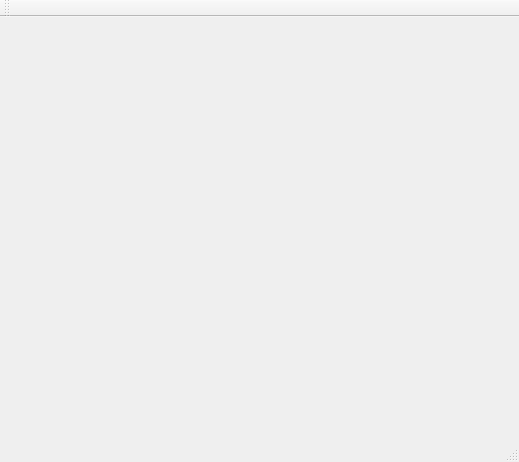
<?xml version="1.0" encoding="UTF-8"?>
<ui version="4.0">
 <class>MainWindow</class>
 <widget class="QMainWindow" name="MainWindow">
  <property name="geometry">
   <rect>
    <x>0</x>
    <y>0</y>
    <width>519</width>
    <height>462</height>
   </rect>
  </property>
  <property name="windowTitle">
   <string>MainWindow</string>
  </property>
  <widget class="QWidget" name="centralWidget"/>
  <widget class="QMenuBar" name="menuBar">
   <property name="geometry">
    <rect>
     <x>0</x>
     <y>0</y>
     <width>519</width>
     <height>22</height>
    </rect>
   </property>
  </widget>
  <widget class="QToolBar" name="mainToolBar">
   <attribute name="toolBarArea">
    <enum>TopToolBarArea</enum>
   </attribute>
   <attribute name="toolBarBreak">
    <bool>false</bool>
   </attribute>
  </widget>
  <widget class="QStatusBar" name="statusBar"/>
 </widget>
 <layoutdefault spacing="6" margin="11"/>
 <resources/>
 <connections/>
</ui>
